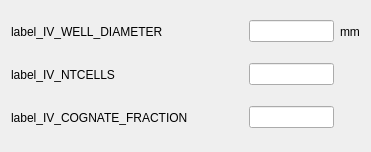
           <widget class="QWidget" name="layoutWidget">
            <property name="geometry">
             <rect>
              <x>650</x>
              <y>30</y>
              <width>371</width>
              <height>152</height>
             </rect>
            </property>
            <layout class="QGridLayout" name="gridLayout_6">
             <item row="0" column="0">
              <widget class="QMyLabel" name="label_IV_WELL_DIAMETER">
               <property name="text">
                <string>label_IV_WELL_DIAMETER</string>
               </property>
              </widget>
             </item>
             <item row="0" column="1">
              <spacer name="horizontalSpacer">
               <property name="orientation">
                <enum>Qt::Horizontal</enum>
               </property>
               <property name="sizeHint" stdset="0">
                <size>
                 <width>78</width>
                 <height>33</height>
                </size>
               </property>
              </spacer>
             </item>
             <item row="0" column="2">
              <widget class="QLineEdit" name="line_IV_WELL_DIAMETER"/>
             </item>
             <item row="0" column="3">
              <widget class="QLabel" name="units_IV_WELL_DIAMETER">
               <property name="text">
                <string>mm</string>
               </property>
              </widget>
             </item>
             <item row="1" column="0">
              <widget class="QMyLabel" name="label_IV_NTCELLS">
               <property name="text">
                <string>label_IV_NTCELLS</string>
               </property>
              </widget>
             </item>
             <item row="1" column="1">
              <spacer name="horizontalSpacer_2">
               <property name="orientation">
                <enum>Qt::Horizontal</enum>
               </property>
               <property name="sizeHint" stdset="0">
                <size>
                 <width>78</width>
                 <height>33</height>
                </size>
               </property>
              </spacer>
             </item>
             <item row="1" column="2">
              <widget class="QLineEdit" name="line_IV_NTCELLS"/>
             </item>
             <item row="2" column="0">
              <widget class="QMyLabel" name="label_IV_COGNATE_FRACTION">
               <property name="text">
                <string>label_IV_COGNATE_FRACTION</string>
               </property>
              </widget>
             </item>
             <item row="2" column="1">
              <spacer name="horizontalSpacer_6">
               <property name="orientation">
                <enum>Qt::Horizontal</enum>
               </property>
               <property name="sizeHint" stdset="0">
                <size>
                 <width>78</width>
                 <height>33</height>
                </size>
               </property>
              </spacer>
             </item>
             <item row="2" column="2">
              <widget class="QLineEdit" name="line_IV_COGNATE_FRACTION"/>
             </item>
            </layout>
           </widget>
